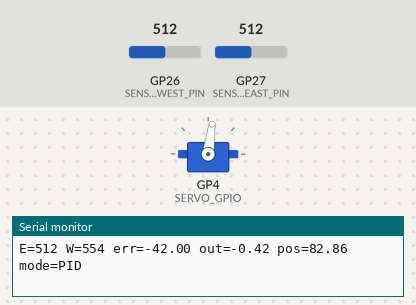
Recording of a program running on a simulated Raspberry Pi Pico. Shown: servo, the last lines printed to the serial monitor. The test bench sets the inputs (shaded band); at power-on: GP26 (SENSOR_WEST_PIN) = 512, GP27 (SENSOR_EAST_PIN) = 512.

Above: at 1.25 s.
1.3 s: GP26 (SENSOR_WEST_PIN) set to 716
At 1.45 s:
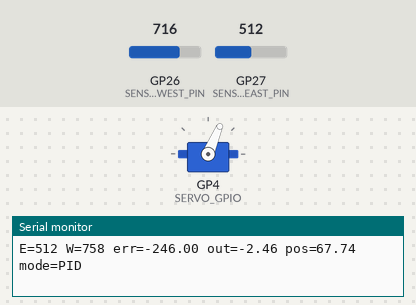
4.3 s: GP27 (SENSOR_EAST_PIN) set to 1023
At 4.45 s:
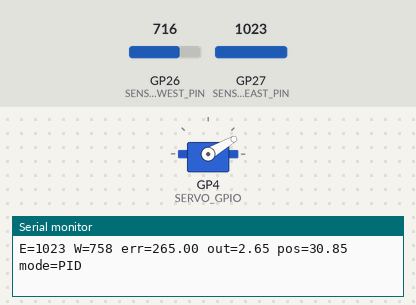
7.3 s: GP26 (SENSOR_WEST_PIN) set to 511
10.3 s: GP27 (SENSOR_EAST_PIN) set to 716
At 11.9 s:
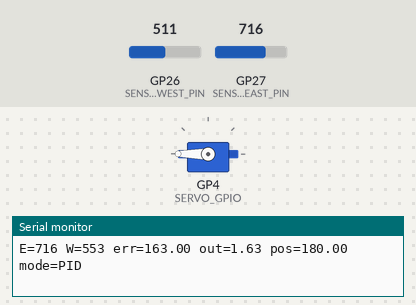
Timing chart, 0 to 13.4 s (numbered marks = the images above; inputs shaded):
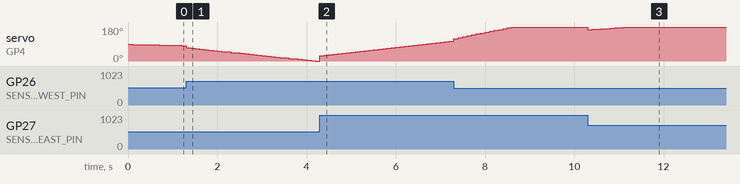

The program:

main.cpp
```cpp
#include <Arduino.h>
#include <Servo.h>

// ----- Sensores LDR -----
const int SENSOR_EAST_PIN = 27;
const int SENSOR_WEST_PIN = 26;

// ----- Servo 180° -----
const int SERVO_GPIO          = 4;
const int SERVO_NEUTRAL_ANGLE = 90;
const int SERVO_MAX           = 180;
const int SERVO_MIN           =   0;

// ----- Calibração LDR -----
const int kalibracao = 42;

// ----- Parâmetros PID -----
double Kp = 0.01;
double Ki = 0.000001;
double Kd = 0.005;

// Limiar para parar o controle PID (erro “próximo de zero”)
const int ERROR_STOP_THRESHOLD  = 5;
// Limiar para reiniciar o controle se o erro aumentar muito
const int ERROR_START_THRESHOLD = 10;

double error = 0, lastError = 0;
double integral = 0, derivative = 0;
double pidOutput = 0;

// Tempo de amostragem
unsigned long lastTime;
const unsigned long sampleTime = 100; // ms

Servo solarServo;
double servoPosition = SERVO_NEUTRAL_ANGLE;
bool inControl = true;  // flag: estamos ajustando via PID?

void setup() {
  Serial.begin(9600);
  solarServo.attach(SERVO_GPIO);
  solarServo.write(servoPosition);
  lastTime = millis();
}

void loop() {
  unsigned long now = millis();
  if (now - lastTime < sampleTime) return;
  double dt = (now - lastTime) / 1000.0;
  lastTime = now;

  // 1) lê os LDRs e aplica calibração
  int e = analogRead(SENSOR_EAST_PIN);
  int w = analogRead(SENSOR_WEST_PIN) + kalibracao;

  // 2) calcula erro (buscamos e - w == 0)
  error = double(e - w);

  // 3) lógica de parada / reinício (histérese)
  if (inControl) {
    if (abs(error) <= ERROR_STOP_THRESHOLD) {
      inControl = false;
      integral = 0;         // limpa integral
    }
  } else {
    if (abs(error) >= ERROR_START_THRESHOLD) {
      inControl = true;
      lastError = error;    // reinicia derivativo
    }
  }

  // 4) se ainda estiver no modo de controle, faz PID
  if (inControl) {
    integral   += error * dt;
    derivative  = (error - lastError) / dt;
    pidOutput   = Kp * error + Ki * integral + Kd * derivative;
    lastError   = error;

    // atualiza posição e limita
    servoPosition += pidOutput;
    servoPosition = constrain(servoPosition, SERVO_MIN, SERVO_MAX);

    // escreve no servo
    solarServo.write(servoPosition);
  }
  // else: estamos no ponto ótimo, não movemos o servo

  // 5) debug
  Serial.print("E="); Serial.print(e);
  Serial.print(" W="); Serial.print(w);
  Serial.print(" err="); Serial.print(error);
  Serial.print(" out="); Serial.print(pidOutput);
  Serial.print(" pos="); Serial.print(servoPosition);
  Serial.print(" mode=");
  Serial.println(inControl ? "PID" : "STOP");

}
```

Measured:
- after the input at 4.3 s, servo on GP4 (SERVO_GPIO): moves from 0° to 105° over 2.9 s, starting at once
- after the input at 10.3 s, servo on GP4 (SERVO_GPIO): 180° → 166° at once, → 167° 0.10 s later, → 169° 0.10 s later, → 171° 0.10 s later, … (10 changes in this stretch)
